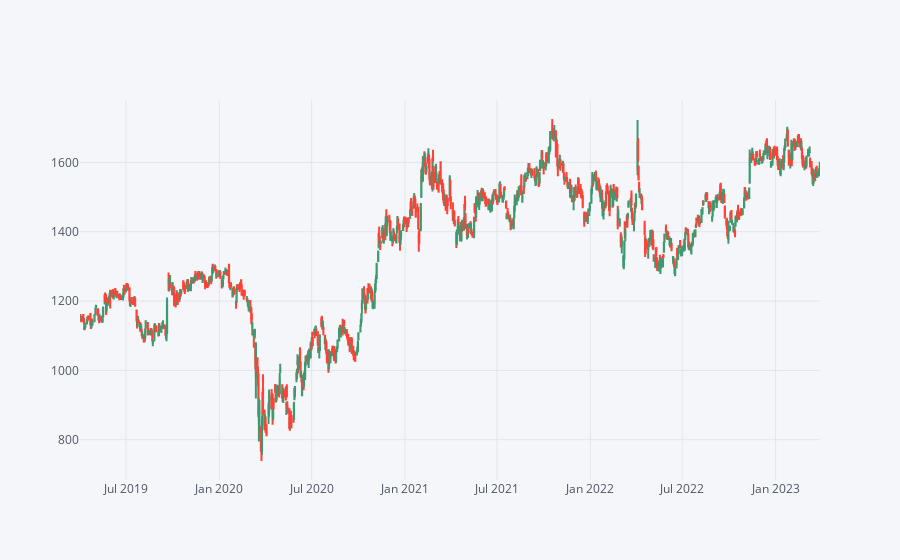

The notebook cell this image was saved under:
### Code cell
Chart = df[['Open', "High", "Low", "Close"]].loc['2019-04-01 00:05:30' : '2023-03-31 00:05:30']
Chart.iplot(kind='candle')

### Figure 1 — Plotly figure (JSON) as saved in the notebook; plotly's stock layout.template omitted (floating-point values rounded to 4 significant figures; data arrays with more than 128 entries replaced by an {"elided": "..."} marker saying what was removed)
{"data": [{"close": {"elided": "990 float values"}, "high": {"elided": "990 float values"}, "low": {"elided": "990 float values"}, "open": {"elided": "990 float values"}, "showlegend": false, "x": {"elided": "990 str values"}, "yaxis": "y2", "type": "candlestick"}], "layout": {"legend": {"bgcolor": "#F5F6F9", "font": {"color": "#4D5663"}}, "paper_bgcolor": "#F5F6F9", "plot_bgcolor": "#F5F6F9", "title": {"font": {"color": "#4D5663"}}, "xaxis": {"gridcolor": "#E1E5ED", "rangeslider": {"visible": false}, "showgrid": true, "tickfont": {"color": "#4D5663"}, "title": {"font": {"color": "#4D5663"}, "text": ""}, "zerolinecolor": "#E1E5ED"}, "yaxis": {"gridcolor": "#E1E5ED", "showgrid": true, "showticklabels": false, "tickfont": {"color": "#4D5663"}, "title": {"font": {"color": "#4D5663"}, "text": ""}, "zerolinecolor": "#E1E5ED"}, "yaxis2": {"gridcolor": "#E1E5ED", "showgrid": true, "tickfont": {"color": "#4D5663"}, "title": {"font": {"color": "#4D5663"}, "text": ""}, "zerolinecolor": "#E1E5ED"}}}
